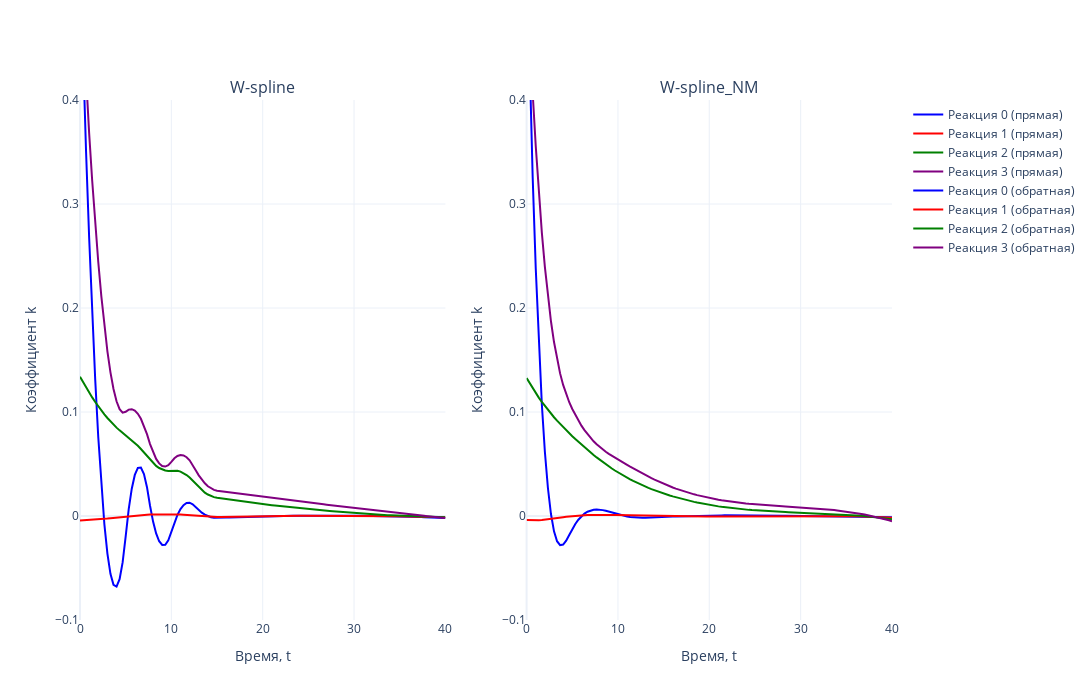

The notebook cell this image was saved under:
### Markdown cell above
W-скорости реакций предсказываются отрицательными. Они не должны быть отрицательными

### Code cell
colors = ['blue', 'red', 'green', 'purple']

# Создаем два подграфика (2 столбца, 1 строка)
fig = make_subplots(rows=1, cols=2, subplot_titles=['W-spline', 'W-spline_NM'])

# Первый график (прямая задача)
for i in range(N_REACTION):  
    fig.add_trace(go.Scatter(
        x=tsteps, 
        y=W_spline[i, :], 
        mode='lines', 
        name=f'Реакция {i} (прямая)',
        line=dict(color=colors[i % len(colors)])  # Применяем цвета циклично
    ), row=1, col=1)

# Второй график (обратная задача)
for i in range(N_REACTION):  
    fig.add_trace(go.Scatter(
        x=tsteps, 
        y=W_spline_NM[i, :], 
        mode='lines', 
        name=f'Реакция {i} (обратная)',
        line=dict(color=colors[i % len(colors)])  # Применяем цвета циклично
    ), row=1, col=2)

# Настройки общего макета
fig.update_layout(
    template='plotly_white',
    width=1700,  # Общая ширина холста
    height=700,  # Высота холста
    showlegend=True
)

# Ограничение оси Y
fig.update_yaxes(range=[-0.1, 0.4], title_text='Коэффициент k', row=1, col=1)
fig.update_yaxes(range=[-0.1, 0.4], title_text='Коэффициент k', row=1, col=2)

# Подписи оси X
fig.update_xaxes(title_text='Время, t', row=1, col=1)
fig.update_xaxes(title_text='Время, t', row=1, col=2)

# Отображение графика
fig.show()
